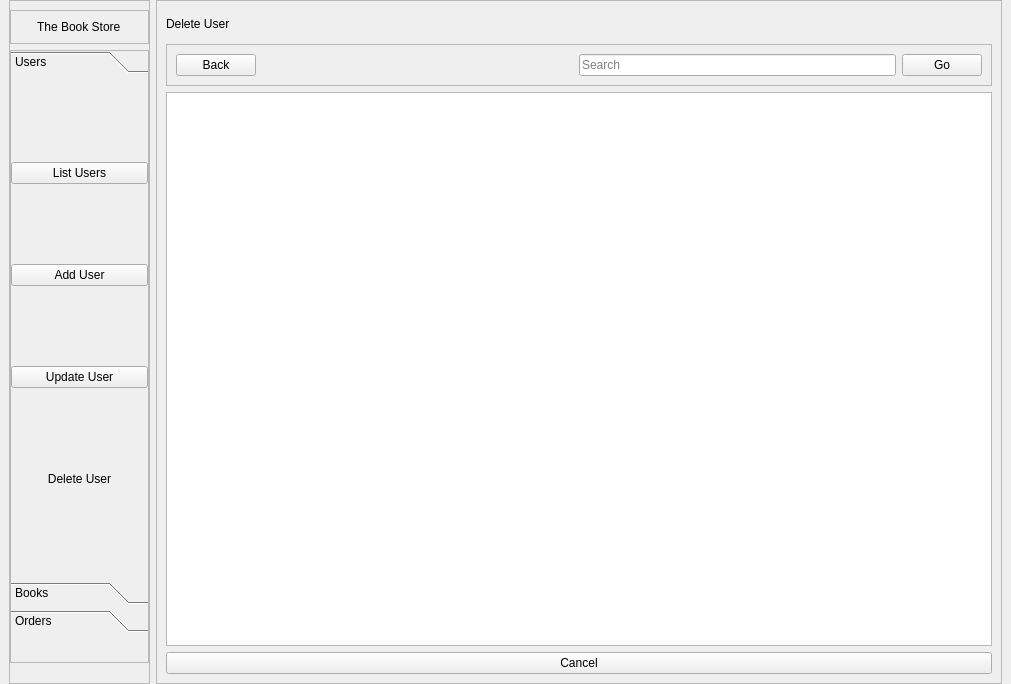
<?xml version="1.0" encoding="UTF-8"?>
<ui version="4.0">
 <class>MainWindow</class>
 <widget class="QMainWindow" name="MainWindow">
  <property name="geometry">
   <rect>
    <x>0</x>
    <y>0</y>
    <width>1011</width>
    <height>684</height>
   </rect>
  </property>
  <property name="windowTitle">
   <string>MainWindow</string>
  </property>
  <widget class="QWidget" name="centralwidget">
   <layout class="QHBoxLayout" name="horizontalLayout" stretch="1,6">
    <property name="topMargin">
     <number>0</number>
    </property>
    <property name="bottomMargin">
     <number>0</number>
    </property>
    <item>
     <widget class="QFrame" name="frame">
      <property name="frameShape">
       <enum>QFrame::StyledPanel</enum>
      </property>
      <property name="frameShadow">
       <enum>QFrame::Raised</enum>
      </property>
      <layout class="QVBoxLayout" name="verticalLayout">
       <property name="leftMargin">
        <number>0</number>
       </property>
       <property name="rightMargin">
        <number>0</number>
       </property>
       <property name="bottomMargin">
        <number>20</number>
       </property>
       <item>
        <widget class="QFrame" name="frame_3">
         <property name="frameShape">
          <enum>QFrame::StyledPanel</enum>
         </property>
         <property name="frameShadow">
          <enum>QFrame::Raised</enum>
         </property>
         <layout class="QHBoxLayout" name="horizontalLayout_2">
          <item alignment="Qt::AlignHCenter">
           <widget class="QLabel" name="l_storytitle">
            <property name="text">
             <string>The Book Store</string>
            </property>
           </widget>
          </item>
         </layout>
        </widget>
       </item>
       <item>
        <widget class="QFrame" name="frame_4">
         <property name="sizePolicy">
          <sizepolicy hsizetype="Preferred" vsizetype="Expanding">
           <horstretch>0</horstretch>
           <verstretch>0</verstretch>
          </sizepolicy>
         </property>
         <property name="frameShape">
          <enum>QFrame::StyledPanel</enum>
         </property>
         <property name="frameShadow">
          <enum>QFrame::Raised</enum>
         </property>
         <layout class="QHBoxLayout" name="horizontalLayout_3">
          <property name="leftMargin">
           <number>0</number>
          </property>
          <property name="topMargin">
           <number>0</number>
          </property>
          <property name="rightMargin">
           <number>0</number>
          </property>
          <property name="bottomMargin">
           <number>30</number>
          </property>
          <item>
           <widget class="QToolBox" name="toolBox">
            <property name="sizePolicy">
             <sizepolicy hsizetype="Preferred" vsizetype="Preferred">
              <horstretch>0</horstretch>
              <verstretch>0</verstretch>
             </sizepolicy>
            </property>
            <property name="currentIndex">
             <number>0</number>
            </property>
            <widget class="QWidget" name="p_user">
             <property name="geometry">
              <rect>
               <x>0</x>
               <y>0</y>
               <width>135</width>
               <height>458</height>
              </rect>
             </property>
             <attribute name="label">
              <string>Users</string>
             </attribute>
             <layout class="QVBoxLayout" name="verticalLayout_4">
              <property name="leftMargin">
               <number>0</number>
              </property>
              <property name="rightMargin">
               <number>0</number>
              </property>
              <item>
               <widget class="QPushButton" name="pb_listusers">
                <property name="text">
                 <string>List Users</string>
                </property>
               </widget>
              </item>
              <item>
               <widget class="QPushButton" name="pb_adduser">
                <property name="text">
                 <string>Add User</string>
                </property>
               </widget>
              </item>
              <item>
               <widget class="QPushButton" name="pb_updateuser">
                <property name="text">
                 <string>Update User</string>
                </property>
               </widget>
              </item>
              <item>
               <widget class="QPushButton" name="pb_deleteuser">
                <property name="text">
                 <string>Delete User</string>
                </property>
                <property name="flat">
                 <bool>true</bool>
                </property>
               </widget>
              </item>
             </layout>
            </widget>
            <widget class="QWidget" name="p_book">
             <property name="geometry">
              <rect>
               <x>0</x>
               <y>0</y>
               <width>128</width>
               <height>146</height>
              </rect>
             </property>
             <attribute name="label">
              <string>Books</string>
             </attribute>
             <layout class="QVBoxLayout" name="verticalLayout_5">
              <property name="leftMargin">
               <number>0</number>
              </property>
              <property name="rightMargin">
               <number>0</number>
              </property>
              <item>
               <widget class="QPushButton" name="pb_listbooks">
                <property name="text">
                 <string>List Books</string>
                </property>
               </widget>
              </item>
              <item>
               <widget class="QPushButton" name="pb_addbook">
                <property name="text">
                 <string>Add Book</string>
                </property>
               </widget>
              </item>
              <item>
               <widget class="QPushButton" name="pb_updatebook">
                <property name="text">
                 <string>Update Books</string>
                </property>
               </widget>
              </item>
              <item>
               <widget class="QPushButton" name="pb_deletebook">
                <property name="text">
                 <string>Delete Book</string>
                </property>
               </widget>
              </item>
             </layout>
            </widget>
            <widget class="QWidget" name="p_order">
             <property name="geometry">
              <rect>
               <x>0</x>
               <y>0</y>
               <width>132</width>
               <height>146</height>
              </rect>
             </property>
             <attribute name="label">
              <string>Orders</string>
             </attribute>
             <layout class="QVBoxLayout" name="verticalLayout_6">
              <property name="spacing">
               <number>-1</number>
              </property>
              <property name="leftMargin">
               <number>0</number>
              </property>
              <property name="rightMargin">
               <number>0</number>
              </property>
              <item>
               <widget class="QPushButton" name="pb_listorders">
                <property name="text">
                 <string>List Orders</string>
                </property>
               </widget>
              </item>
              <item>
               <widget class="QPushButton" name="pb_createorder">
                <property name="text">
                 <string>Create Order</string>
                </property>
               </widget>
              </item>
              <item>
               <widget class="QPushButton" name="pb_updateorders">
                <property name="text">
                 <string>Update Orders</string>
                </property>
               </widget>
              </item>
              <item>
               <widget class="QPushButton" name="pb_cancelorder">
                <property name="text">
                 <string>Cancel Order</string>
                </property>
               </widget>
              </item>
             </layout>
            </widget>
           </widget>
          </item>
         </layout>
        </widget>
       </item>
      </layout>
     </widget>
    </item>
    <item>
     <widget class="QFrame" name="frame_2">
      <property name="frameShape">
       <enum>QFrame::StyledPanel</enum>
      </property>
      <property name="frameShadow">
       <enum>QFrame::Raised</enum>
      </property>
      <layout class="QVBoxLayout" name="verticalLayout_2" stretch="1,1,20,1">
       <item>
        <widget class="QLabel" name="l_pagebanner">
         <property name="text">
          <string>Delete User</string>
         </property>
        </widget>
       </item>
       <item>
        <widget class="QFrame" name="frame_5">
         <property name="frameShape">
          <enum>QFrame::StyledPanel</enum>
         </property>
         <property name="frameShadow">
          <enum>QFrame::Raised</enum>
         </property>
         <layout class="QHBoxLayout" name="horizontalLayout_4">
          <item>
           <widget class="QPushButton" name="pb_back">
            <property name="text">
             <string>Back</string>
            </property>
           </widget>
          </item>
          <item>
           <spacer name="horizontalSpacer">
            <property name="orientation">
             <enum>Qt::Horizontal</enum>
            </property>
            <property name="sizeHint" stdset="0">
             <size>
              <width>317</width>
              <height>20</height>
             </size>
            </property>
           </spacer>
          </item>
          <item>
           <widget class="QLineEdit" name="le_search">
            <property name="placeholderText">
             <string>Search</string>
            </property>
           </widget>
          </item>
          <item>
           <widget class="QPushButton" name="pb_go">
            <property name="text">
             <string>Go</string>
            </property>
           </widget>
          </item>
         </layout>
        </widget>
       </item>
       <item>
        <widget class="QTableView" name="tv_deleteuser">
         <attribute name="horizontalHeaderDefaultSectionSize">
          <number>250</number>
         </attribute>
        </widget>
       </item>
       <item>
        <widget class="QPushButton" name="pb_cancel">
         <property name="text">
          <string>Cancel</string>
         </property>
        </widget>
       </item>
      </layout>
     </widget>
    </item>
   </layout>
  </widget>
 </widget>
 <resources/>
 <connections/>
</ui>
